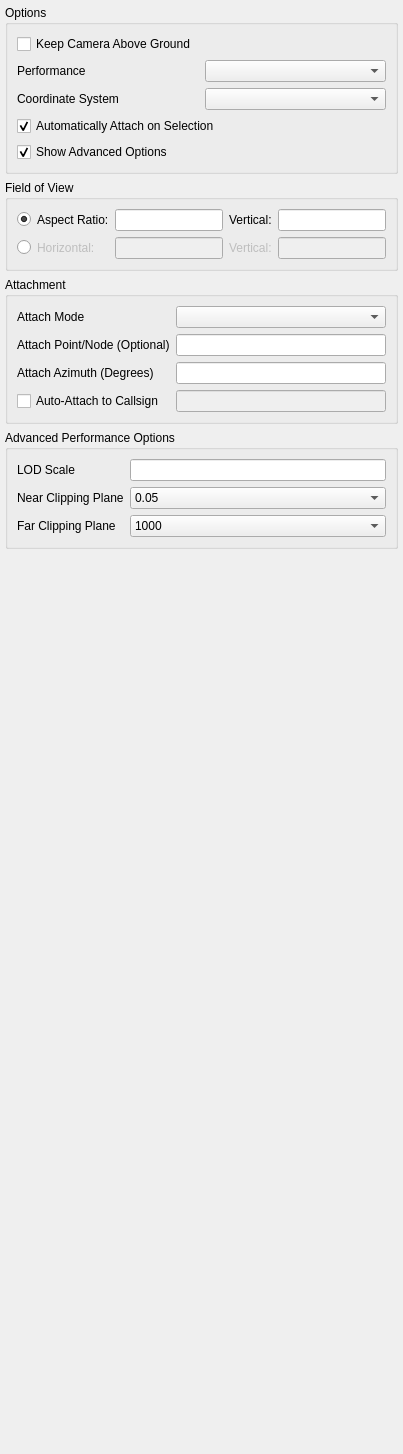
       <widget class="QWidget" name="mPreferencesGeneralTab" >
        <property name="accessibleName" >
         <string>General</string>
        </property>
        <attribute name="title" >
         <string>General</string>
        </attribute>
        <layout class="QVBoxLayout" >
         <property name="leftMargin" >
          <number>5</number>
         </property>
         <property name="topMargin" >
          <number>5</number>
         </property>
         <property name="rightMargin" >
          <number>5</number>
         </property>
         <property name="bottomMargin" >
          <number>5</number>
         </property>
         <item>
          <widget class="QGroupBox" name="groupBox" >
           <property name="title" >
            <string>Options</string>
           </property>
           <layout class="QGridLayout" >
            <item row="0" column="0" colspan="2" >
             <widget class="QCheckBox" name="mGeneralEnableCameraCollisionCheckBox" >
              <property name="toolTip" >
               <string>Selecting this will prevent the camera from going under the earth.</string>
              </property>
              <property name="text" >
               <string>Keep Camera Above Ground</string>
              </property>
             </widget>
            </item>
            <item row="1" column="0" >
             <widget class="QLabel" name="mGeneralPerformaceLabel" >
              <property name="sizePolicy" >
               <sizepolicy vsizetype="Preferred" hsizetype="Minimum" >
                <horstretch>0</horstretch>
                <verstretch>0</verstretch>
               </sizepolicy>
              </property>
              <property name="text" >
               <string>Performance</string>
              </property>
              <property name="buddy" >
               <cstring>mGeneralPerformanceComboBox</cstring>
              </property>
             </widget>
            </item>
            <item row="1" column="1" >
             <widget class="QComboBox" name="mGeneralPerformanceComboBox" >
              <property name="sizePolicy" >
               <sizepolicy vsizetype="Fixed" hsizetype="Preferred" >
                <horstretch>0</horstretch>
                <verstretch>0</verstretch>
               </sizepolicy>
              </property>
              <property name="toolTip" >
               <string>Select one of the preset performance options of customize your own. </string>
              </property>
              <property name="currentIndex" >
               <number>-1</number>
              </property>
             </widget>
            </item>
            <item row="2" column="0" >
             <widget class="QLabel" name="mOptionsCoordinateSystemLabel" >
              <property name="sizePolicy" >
               <sizepolicy vsizetype="Preferred" hsizetype="Minimum" >
                <horstretch>0</horstretch>
                <verstretch>0</verstretch>
               </sizepolicy>
              </property>
              <property name="text" >
               <string>Coordinate System</string>
              </property>
              <property name="buddy" >
               <cstring>mOptionsCoordinateSystemComboBox</cstring>
              </property>
             </widget>
            </item>
            <item row="2" column="1" >
             <widget class="QComboBox" name="mOptionsCoordinateSystemComboBox" >
              <property name="sizePolicy" >
               <sizepolicy vsizetype="Fixed" hsizetype="Preferred" >
                <horstretch>0</horstretch>
                <verstretch>0</verstretch>
               </sizepolicy>
              </property>
              <property name="toolTip" >
               <string>Select the coordinate system to be used. This is a global change. </string>
              </property>
             </widget>
            </item>
            <item row="3" column="0" colspan="2" >
             <widget class="QCheckBox" name="mToolsAutoAttachOnSelectionCheckBox" >
              <property name="toolTip" >
               <string>This selects whether or not to attach to an entity from double clicking it in the search window</string>
              </property>
              <property name="text" >
               <string>Automatically Attach on Selection</string>
              </property>
              <property name="checked" >
               <bool>true</bool>
              </property>
             </widget>
            </item>
            <item row="4" column="0" colspan="2" >
             <widget class="QCheckBox" name="mGeneralShowAdvancedOptionsCheckBox" >
              <property name="text" >
               <string>Show Advanced Options</string>
              </property>
              <property name="checked" >
               <bool>true</bool>
              </property>
             </widget>
            </item>
           </layout>
          </widget>
         </item>
         <item>
          <widget class="QGroupBox" name="mFieldOfViewGroup" >
           <property name="title" >
            <string>Field of View</string>
           </property>
           <layout class="QGridLayout" >
            <item row="0" column="0" >
             <widget class="QRadioButton" name="mFOVAspectVerticalRadio" >
              <property name="text" >
               <string/>
              </property>
              <property name="checked" >
               <bool>true</bool>
              </property>
             </widget>
            </item>
            <item row="0" column="1" >
             <widget class="QLabel" name="mFOVAspectRatioLabel" >
              <property name="text" >
               <string>Aspect Ratio:</string>
              </property>
             </widget>
            </item>
            <item row="0" column="2" >
             <widget class="QLineEdit" name="mFOVAspectRatioText" />
            </item>
            <item row="0" column="3" >
             <widget class="QLabel" name="mFOVVerticalwAspectLabel" >
              <property name="text" >
               <string>Vertical:</string>
              </property>
             </widget>
            </item>
            <item row="0" column="4" >
             <widget class="QLineEdit" name="mFOVVerticalwAspectText" />
            </item>
            <item row="1" column="0" >
             <widget class="QRadioButton" name="mFOVHorizontalVerticalRadio" >
              <property name="text" >
               <string/>
              </property>
              <property name="checked" >
               <bool>false</bool>
              </property>
             </widget>
            </item>
            <item row="1" column="1" >
             <widget class="QLabel" name="mFOVHorizontalLabel" >
              <property name="enabled" >
               <bool>false</bool>
              </property>
              <property name="text" >
               <string>Horizontal:</string>
              </property>
             </widget>
            </item>
            <item row="1" column="2" >
             <widget class="QLineEdit" name="mFOVHorizontalText" >
              <property name="enabled" >
               <bool>false</bool>
              </property>
             </widget>
            </item>
            <item row="1" column="3" >
             <widget class="QLabel" name="mFOVVerticalwHorizontalLabel" >
              <property name="enabled" >
               <bool>false</bool>
              </property>
              <property name="text" >
               <string>Vertical:</string>
              </property>
             </widget>
            </item>
            <item row="1" column="4" >
             <widget class="QLineEdit" name="mFOVVerticalwHorizontalText" >
              <property name="enabled" >
               <bool>false</bool>
              </property>
             </widget>
            </item>
           </layout>
          </widget>
         </item>
         <item>
          <widget class="QGroupBox" name="mAttachOptionsGroup" >
           <property name="title" >
            <string>Attachment</string>
           </property>
           <layout class="QGridLayout" >
            <item row="0" column="0" >
             <widget class="QLabel" name="mGeneralAttachModeLabel" >
              <property name="sizePolicy" >
               <sizepolicy vsizetype="Preferred" hsizetype="Minimum" >
                <horstretch>0</horstretch>
                <verstretch>0</verstretch>
               </sizepolicy>
              </property>
              <property name="text" >
               <string>Attach Mode</string>
              </property>
              <property name="buddy" >
               <cstring>mGeneralAttachModeComboBox</cstring>
              </property>
             </widget>
            </item>
            <item row="0" column="1" colspan="2" >
             <widget class="QComboBox" name="mGeneralAttachModeComboBox" >
              <property name="sizePolicy" >
               <sizepolicy vsizetype="Fixed" hsizetype="Preferred" >
                <horstretch>1</horstretch>
                <verstretch>0</verstretch>
               </sizepolicy>
              </property>
              <property name="toolTip" >
               <string>Selects first or third person attach mode. </string>
              </property>
              <property name="currentIndex" >
               <number>-1</number>
              </property>
             </widget>
            </item>
            <item row="1" column="0" >
             <widget class="QLabel" name="mAttachNodeLabel" >
              <property name="text" >
               <string>Attach Point/Node (Optional)</string>
              </property>
             </widget>
            </item>
            <item row="1" column="1" colspan="2" >
             <widget class="QLineEdit" name="mAttachNodeName" >
              <property name="toolTip" >
               <string>Name of pre-created attach point provided by the 3d model creator.  If this does not exist, it will be ignored.</string>
              </property>
             </widget>
            </item>
            <item row="2" column="0" >
             <widget class="QLabel" name="mAttachAzimuthLabel" >
              <property name="toolTip" >
               <string>Attach azimuth in degrees.  Right is positive.</string>
              </property>
              <property name="text" >
               <string>Attach Azimuth (Degrees)</string>
              </property>
             </widget>
            </item>
            <item row="2" column="1" colspan="2" >
             <widget class="QLineEdit" name="mAttachAzimuth" >
              <property name="toolTip" >
               <string>Attach azimuth in degrees.  Right is positive.</string>
              </property>
              <property name="text" >
               <string/>
              </property>
             </widget>
            </item>
            <item row="3" column="0" >
             <widget class="QCheckBox" name="mAutoAttachCheckBox" >
              <property name="toolTip" >
               <string>If this is enabled, and the Auto-Attach Callsign is set, this will automatically attach to any entity with that callsign when it enters the world.</string>
              </property>
              <property name="text" >
               <string>Auto-Attach to Callsign</string>
              </property>
             </widget>
            </item>
            <item row="3" column="1" colspan="2" >
             <widget class="QLineEdit" name="mAutoAttachCallsign" >
              <property name="enabled" >
               <bool>false</bool>
              </property>
             </widget>
            </item>
           </layout>
          </widget>
         </item>
         <item>
          <widget class="QWidget" native="1" name="widget_5" >
           <property name="sizePolicy" >
            <sizepolicy vsizetype="Preferred" hsizetype="Preferred" >
             <horstretch>0</horstretch>
             <verstretch>10</verstretch>
            </sizepolicy>
           </property>
           <layout class="QVBoxLayout" >
            <property name="spacing" >
             <number>0</number>
            </property>
            <property name="leftMargin" >
             <number>0</number>
            </property>
            <property name="topMargin" >
             <number>0</number>
            </property>
            <property name="rightMargin" >
             <number>0</number>
            </property>
            <property name="bottomMargin" >
             <number>0</number>
            </property>
            <item>
             <widget class="QGroupBox" name="mGeneralAdvancedPerformanceOptionsGroupBox" >
              <property name="title" >
               <string>Advanced Performance Options</string>
              </property>
              <layout class="QGridLayout" >
               <item row="0" column="0" >
                <widget class="QLabel" name="mGeneralLODScaleLabel" >
                 <property name="text" >
                  <string>LOD Scale</string>
                 </property>
                 <property name="buddy" >
                  <cstring>mGeneralLODScaleLineEdit</cstring>
                 </property>
                </widget>
               </item>
               <item row="0" column="1" >
                <widget class="QLineEdit" name="mGeneralLODScaleLineEdit" >
                 <property name="toolTip" >
                  <string>This is the scale value for level of detail</string>
                 </property>
                </widget>
               </item>
               <item row="1" column="0" >
                <widget class="QLabel" name="mGeneralNearClippingPlaneLabel" >
                 <property name="text" >
                  <string>Near Clipping Plane</string>
                 </property>
                </widget>
               </item>
               <item row="1" column="1" >
                <widget class="QComboBox" name="mGeneralNearClippingPlaneComboBox" >
                 <property name="currentIndex" >
                  <number>0</number>
                 </property>
                 <item>
                  <property name="text" >
                   <string>0.05</string>
                  </property>
                 </item>
                 <item>
                  <property name="text" >
                   <string>0.1</string>
                  </property>
                 </item>
                 <item>
                  <property name="text" >
                   <string>0.25</string>
                  </property>
                 </item>
                 <item>
                  <property name="text" >
                   <string>0.5</string>
                  </property>
                 </item>
                 <item>
                  <property name="text" >
                   <string>1</string>
                  </property>
                 </item>
                 <item>
                  <property name="text" >
                   <string>2</string>
                  </property>
                 </item>
                 <item>
                  <property name="text" >
                   <string>5</string>
                  </property>
                 </item>
                 <item>
                  <property name="text" >
                   <string>10</string>
                  </property>
                 </item>
                 <item>
                  <property name="text" >
                   <string>100</string>
                  </property>
                 </item>
                </widget>
               </item>
               <item row="2" column="0" >
                <widget class="QLabel" name="mGeneralFarClippingPlaneLabel" >
                 <property name="text" >
                  <string>Far Clipping Plane</string>
                 </property>
                </widget>
               </item>
               <item row="2" column="1" >
                <widget class="QComboBox" name="mGeneralFarClippingPlaneComboBox" >
                 <property name="currentIndex" >
                  <number>0</number>
                 </property>
                 <item>
                  <property name="text" >
                   <string>1000</string>
                  </property>
                 </item>
                 <item>
                  <property name="text" >
                   <string>New Item</string>
                  </property>
                 </item>
                 <item>
                  <property name="text" >
                   <string>2000</string>
                  </property>
                 </item>
                 <item>
                  <property name="text" >
                   <string>5000</string>
                  </property>
                 </item>
                 <item>
                  <property name="text" >
                   <string>8000</string>
                  </property>
                 </item>
                 <item>
                  <property name="text" >
                   <string>10000</string>
                  </property>
                 </item>
                 <item>
                  <property name="text" >
                   <string>11000</string>
                  </property>
                 </item>
                 <item>
                  <property name="text" >
                   <string>12000</string>
                  </property>
                 </item>
                 <item>
                  <property name="text" >
                   <string>15000</string>
                  </property>
                 </item>
                 <item>
                  <property name="text" >
                   <string>18000</string>
                  </property>
                 </item>
                 <item>
                  <property name="text" >
                   <string>20000</string>
                  </property>
                 </item>
                 <item>
                  <property name="text" >
                   <string>25000</string>
                  </property>
                 </item>
                 <item>
                  <property name="text" >
                   <string>30000</string>
                  </property>
                 </item>
                 <item>
                  <property name="text" >
                   <string>50000</string>
                  </property>
                 </item>
                </widget>
               </item>
              </layout>
             </widget>
            </item>
           </layout>
          </widget>
         </item>
         <item>
          <spacer>
           <property name="orientation" >
            <enum>Qt::Vertical</enum>
           </property>
           <property name="sizeType" >
            <enum>QSizePolicy::Expanding</enum>
           </property>
           <property name="sizeHint" >
            <size>
             <width>20</width>
             <height>900</height>
            </size>
           </property>
          </spacer>
         </item>
        </layout>
       </widget>
